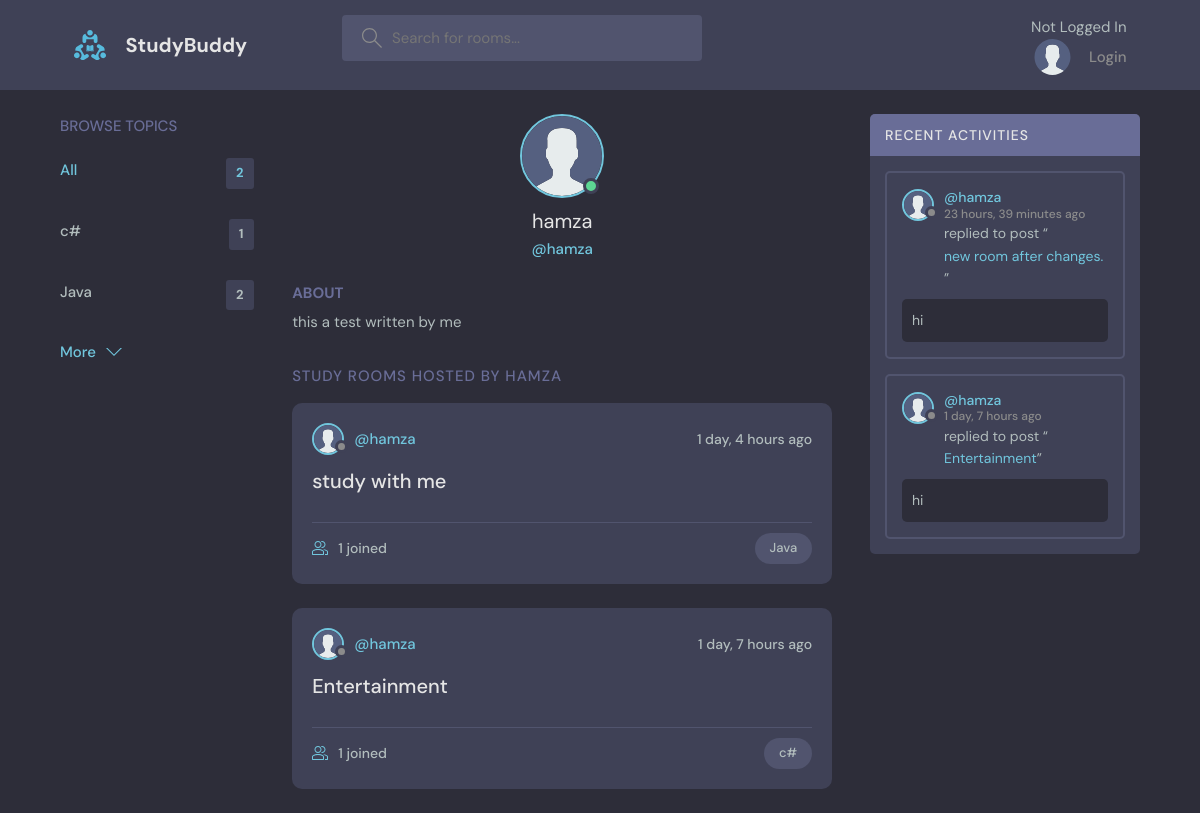
Page /profile/1/ on the committed database.
### base/models.py (models this page shows, shortened)
class Topic(models.Model):
    name = models.CharField(max_length=200)

class Profile(models.Model):
    user= models.OneToOneField(User,on_delete=models.CASCADE)
    bio = models.TextField(null=True, blank=True)
    avatar= models.ImageField(null=True,default='avatar.svg')

class Room(models.Model):
    host =models.ForeignKey(User, on_delete=models.SET_NULL,null=True)
    topic = models.ForeignKey(Topic, on_delete=models.SET_NULL,null=True)
    name = models.CharField(max_length=200)
    description = models.TextField(null=True, blank=True)
    participants = models.ManyToManyField(User,related_name='participants',blank=True)
    updated = models.DateTimeField(auto_now=True)
    created = models.DateTimeField(auto_now_add=True)
    class Meta:
        ordering= ['-updated','-created']
    def __str__(self) :
        return self.name

class message(models.Model):
    user = models.ForeignKey(User,on_delete=models.CASCADE)
    room = models.ForeignKey(Room, on_delete=models.CASCADE)
    body = models.TextField()
    updated = models.DateTimeField(auto_now=True)
    created = models.DateTimeField(auto_now_add=True)
    class Meta:
        ordering= ['-updated','-created']

### base/views.py (the view)
# urls.py: path('profile/<str:pk>/',views.userProfile,name='user-profile'),
def userProfile(request,pk):
    user= User.objects.get(id=pk)
    profile=  Profile.objects.get(user=user)
    rooms=user.room_set.all()
    room_message = user.message_set.all()
    topics = Topic.objects.all()
    context={'user':user,
    'rooms':rooms,
    'room_messages':room_message,
    'topics':topics,
    'profile':profile
    }
    return render(request,'base/profile.html',context)

### base/templates/base/profile.html (shortened to what this page needs)
{% extends 'main.html' %}
{% block content %}
  <main class="profile-page layout layout--3">
    <div class="container">
      {% include 'base/topics_component.html' %}
      <div class="roomList">
        <div class="profile">
          <div class="profile__avatar">
            <div class="avatar avatar--large active">
              <img src="{{user.profile.avatar.url}}" />
            </div>
          </div>
          <div class="profile__info">
            <h3>{{user.username}}</h3>
            <p>@{{user.username}}</p>
          </div>
          <div class="profile__about">
            <h3>About</h3>
            <p>
              {{profile.bio}}
            </p>
          </div>
        </div>
        <div class="roomList__header">
          <div>
            <h2>Study Rooms Hosted by {{user.username}}</a>
            </h2>
          </div>
        </div>
        {% include 'base/feed_component.html'%}
      </div>
      {% include 'base/activity_component.html' %}
    </div>
  </main>
{%endblock content %}

### base/templates/base/topics_component.html
<div class="topics">
    <div class="topics__header">
      <h2>Browse Topics</h2>
    </div>
    <ul class="topics__list">
      <li>
        <a href="{%url 'home'%}" class="active">All <span>{{topics.count}}</span></a>
      </li>
      {%for topic in topics%}
      <li>
        <a href="{% url 'home' %}?q={{topic.name}}">{{topic.name}} <span>{{topic.room_set.all.count}}</span></a>
      </li>
    {%endfor%}
    </ul>
    <a class="btn btn--link" href="{%url 'browse-topics' %}">
      More
      <svg version="1.1" xmlns="http://www.w3.org/2000/svg" width="32" height="32" viewBox="0 0 32 32">
        <title>chevron-down</title>
        <path d="M16 21l-13-13h-3l16 16 16-16h-3l-13 13z"></path>
      </svg>
    </a>
  </div>

### base/templates/base/feed_component.html (shortened to what this page needs)
{%for room in rooms  %}
<div class="roomListRoom">
  <div class="roomListRoom__header">
    <a href="{%url 'user-profile' room.host.id%}" class="roomListRoom__author">
      <div class="avatar avatar--small">
        <img src="{{room.host.profile.avatar.url}}" />
      </div>
      <span>@{{room.host.username}}</span>
    </a>
    <div class="roomListRoom__actions">
      <span>{{room.created|timesince}} ago</span>
    </div>
  </div>
  <div class="roomListRoom__content">
    <a href="{% url 'room' room.id %}">{{room.name}}</a>
  </div>
  <div class="roomListRoom__meta">
    <a href="{% url 'room' room.id %}" class="roomListRoom__joined">
      {{room.participants.all.count}} joined
    </a>
    <p class="roomListRoom__topic"> {{room.topic.name}} </p>
  </div>
</div>
{%endfor%}

### base/templates/base/activity_component.html (shortened to what this page needs)
<div class="activities">
    <div class="activities__header">
      <h2>Recent Activities</h2>
    </div>
    {%for msg in room_messages%}
    <div class="activities__box">
      <div class="activities__boxHeader roomListRoom__header">
        <a href="{% url 'user-profile' msg.user.id %}" class="roomListRoom__author">
          <div class="avatar avatar--small">
            <img src="{{msg.user.profile.avatar.url}}" />
          </div>
          <p>
            @{{msg.user}}
            <span>{{msg.created|timesince}} ago</span>
          </p>
        </a>
      </div>
      <div class="activities__boxContent">
        <p>replied to post “<a href="{% url 'room' msg.room.id%}">{{msg.room}}</a>”</p>
        <div class="activities__boxRoomContent">
          {{msg.body}}
        </div>
      </div>
    </div>
    {%endfor%}
  </div>

### rows in the picture
Topic: name "c#", room_set.all.count "1"
Topic: name "Java", room_set.all.count "2"
Profile: bio "this a test written by me"
Room: host.profile.avatar (placeholder picture), host.username "hamza", created "1 day, 4 hours", name "study with me", participants.all.count "1", topic.name "Java"
Room: host.profile.avatar (placeholder picture), host.username "hamza", created "1 day, 7 hours", name "Entertainment", participants.all.count "1", topic.name "c#"
message: user.profile.avatar (placeholder picture), user "hamza", created "23 hours, 39 minutes", room "new room after changes.", body "hi"
message: user.profile.avatar (placeholder picture), user "hamza", created "1 day, 7 hours", room "Entertainment", body "hi"

### other values in the picture
{{ topics.count }} "2"
{{ user.username }} "hamza"
{{ user.username }} "HAMZA"
